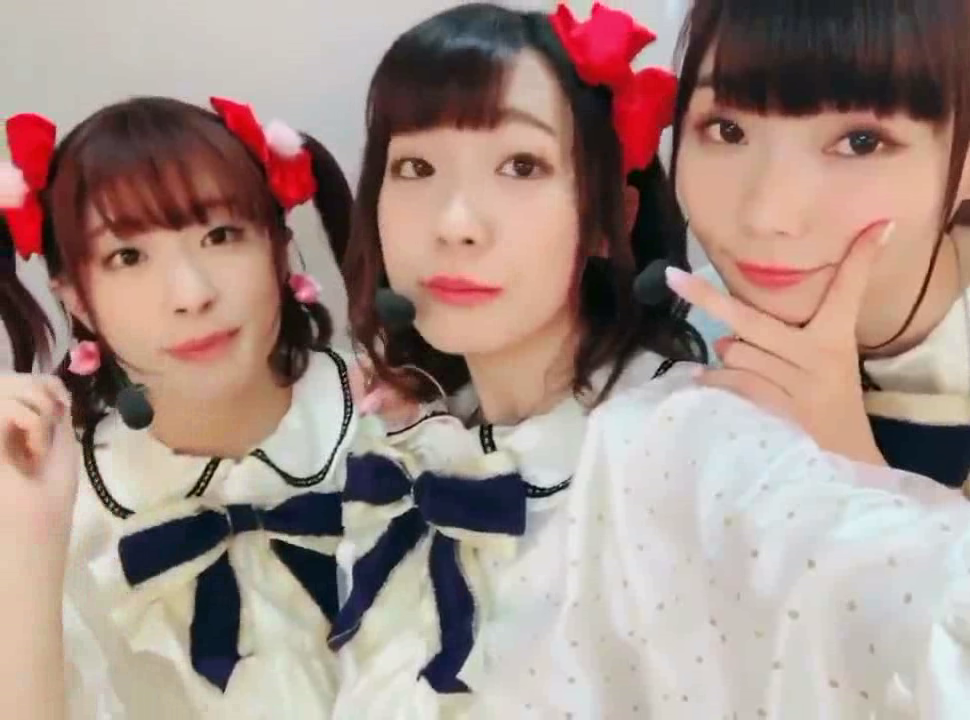
#> input picture frame 42 of Face_Dectection_DeMO/video1.avi, 970 x 720 px
$ python FaceCaptureOnVideo.py
#> lines starting #> are read from the running program, lines starting #| are printed output that depends on the picture; after the words box and inside, x2 and y2 are one past the last pixel; in counts of white or black regions, pixels touching at a corner belong together
#导入库
import cv2

#加载人脸模型
face = cv2.CascadeClassifier('haarcascade_frontalface_alt.xml')

#打开摄像头
capture = cv2.VideoCapture("video1.avi")

#获取摄像头实时画面
while True:
    #读取帧
    ret,frame = capture.read()
#> frame is the input picture: shape (720, 970, 3); mean B, G, R 132.9, 140.8, 163.2
    #调整灰度
    gray = cv2.cvtColor(frame,cv2.COLOR_RGB2GRAY)
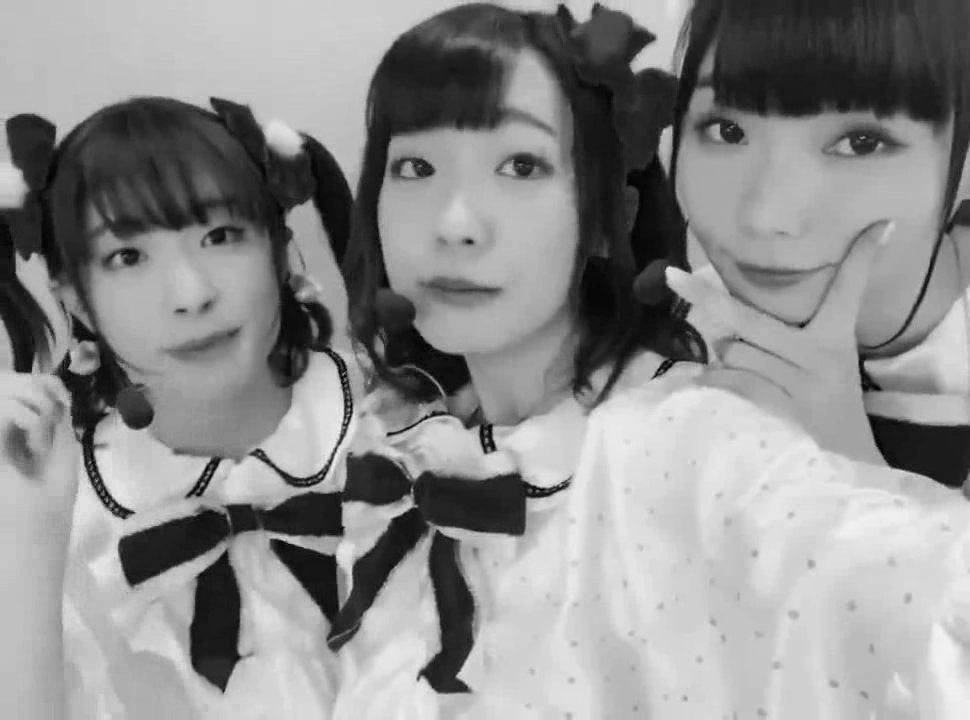
#> gray: shape (720, 970); min 0, max 243, mean 141
    #检查人脸
    faces = face.detectMultiScale(gray)
#> faces = [[66, 151, 243, 243], [341, 83, 255, 255]]
    #标记人脸
    for (x, y, w, h) in faces:
        cv2.rectangle(frame,(x,y),(x+w,y+h),(0,255,0),2)
#> this loop made 2 passes
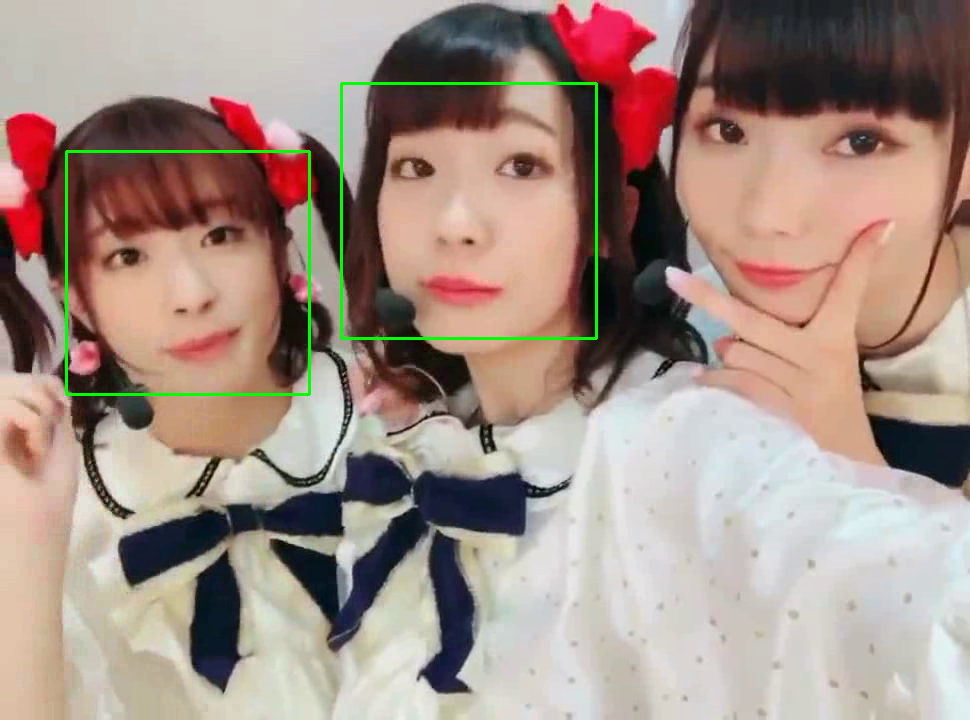
#> frame: shape (720, 970, 3); 0.85% of pixels changed, all inside (x1, y1, x2, y2) = (65, 82, 598, 396)
    #显示图片
    cv2.imshow('video (press Q to exit)',frame)
    #暂停窗口
    if cv2.waitKey(1) & 0xFF == ord('Q'):
#> (key Q is pressed here)
        break
#释放资源
capture.release()
#关闭窗口
cv2.destroyAllWindows()

$ run again, starting later in the video
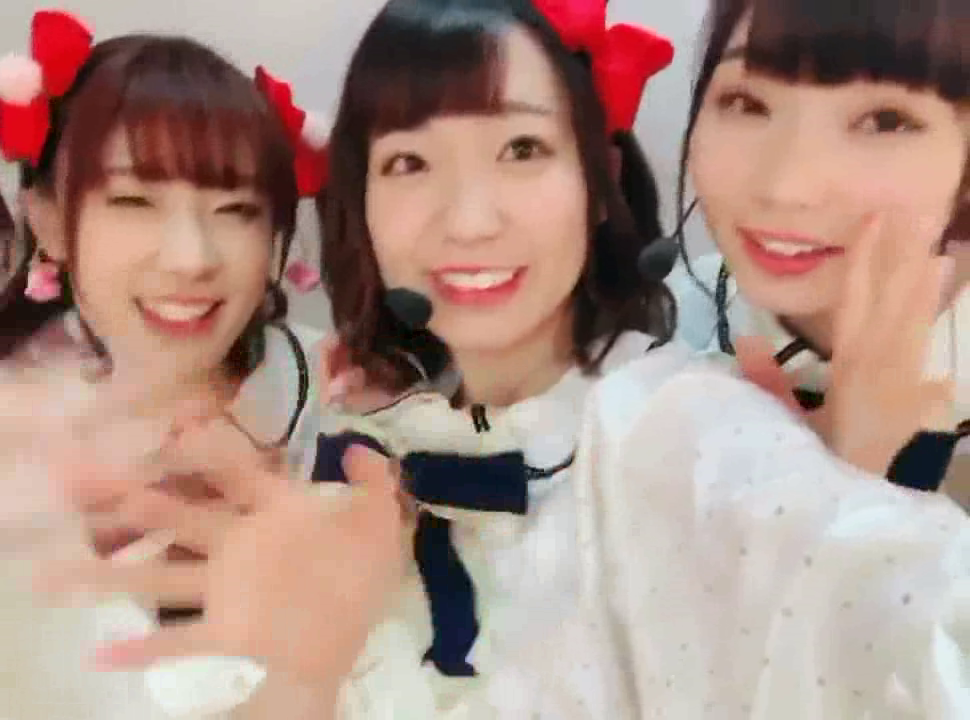
#> input picture frame 189 of Face_Dectection_DeMO/video1.avi, 970 x 720 px
#> frame is the input picture: shape (720, 970, 3); mean B, G, R 131.6, 142.1, 171.9
#> `gray = cv2.cvtColor(frame,cv2.COLOR_RGB2GRAY)`:
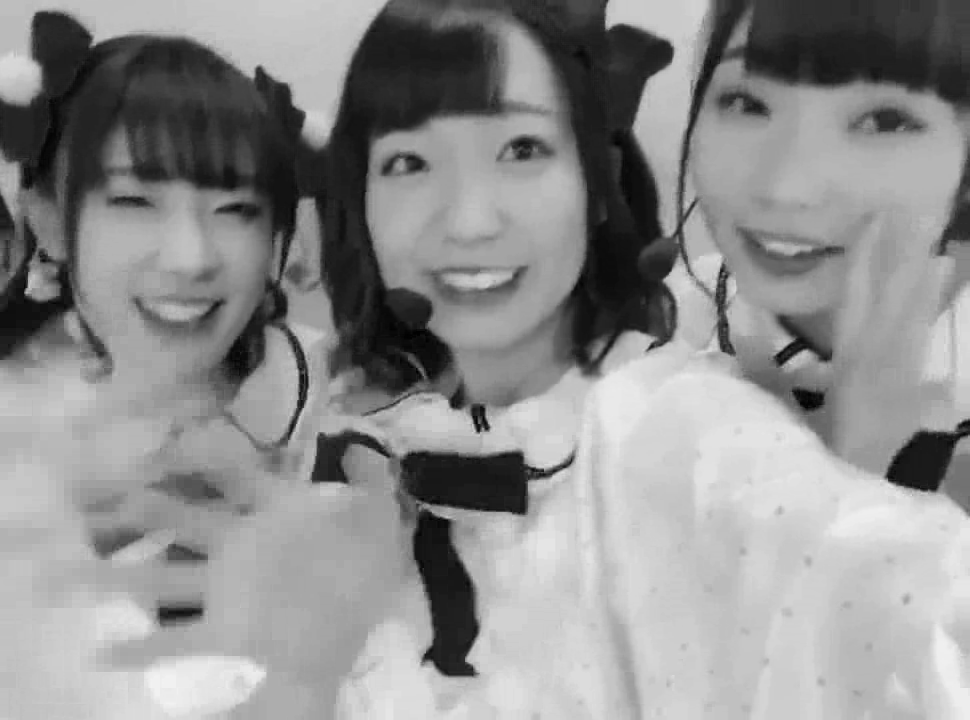
#> gray: shape (720, 970); min 0, max 242, mean 142.3
#> faces = [[333, 62, 275, 275], [51, 107, 264, 264]]
#> the loop `for (x, y, w, h) in faces:` made 2 passes
#> after the loop `for (x, y, w, h) in faces:`:
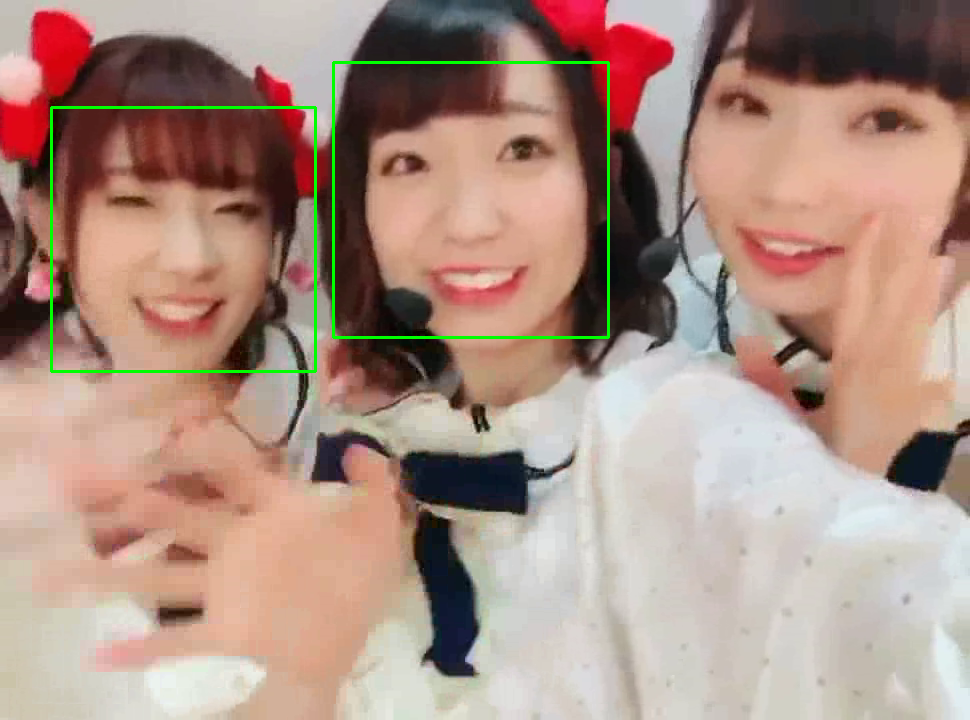
#> frame: shape (720, 970, 3); 0.92% of pixels changed, all inside (x1, y1, x2, y2) = (50, 61, 610, 373)

$ run again, starting later in the video
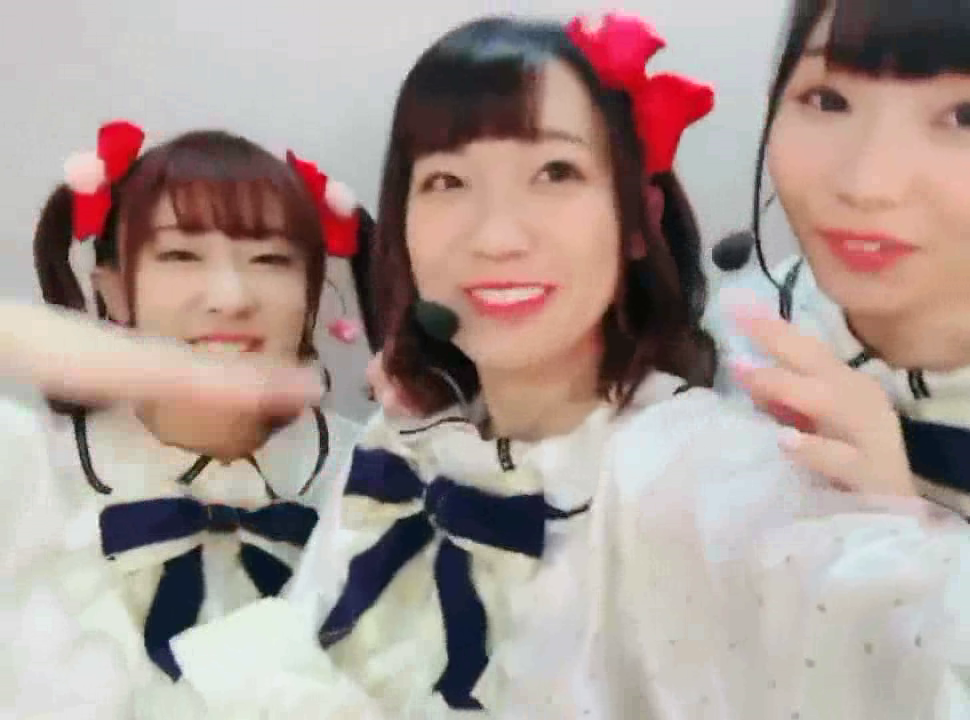
#> input picture frame 336 of Face_Dectection_DeMO/video1.avi, 970 x 720 px
#> frame is the input picture: shape (720, 970, 3); mean B, G, R 147, 152.7, 170.1
#> `gray = cv2.cvtColor(frame,cv2.COLOR_RGB2GRAY)`:
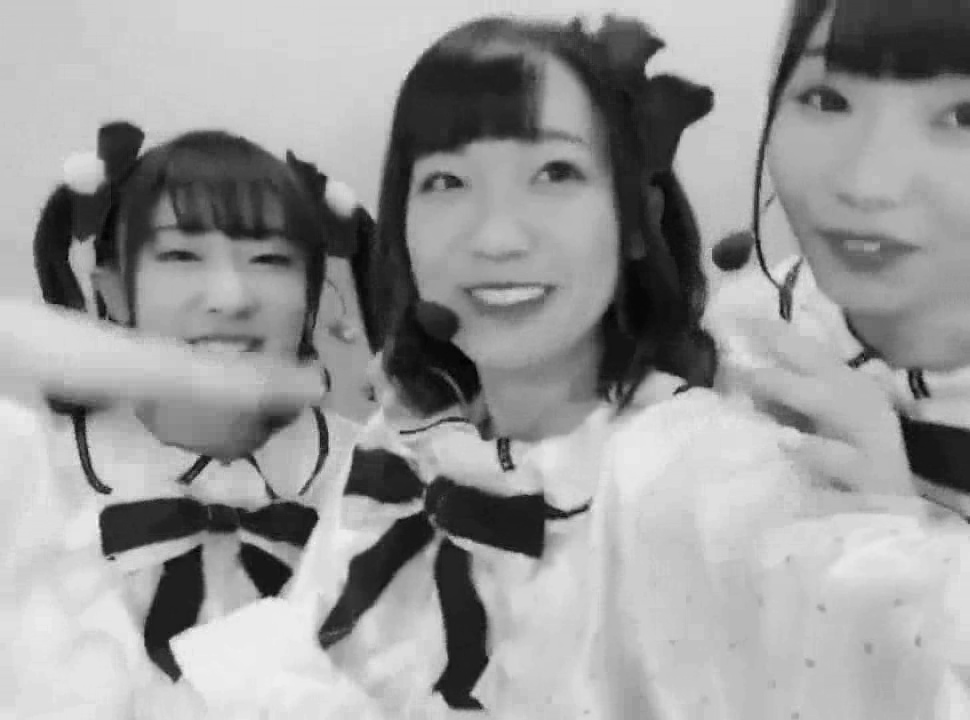
#> gray: shape (720, 970); min 1, max 249, mean 153
#> faces = [[125, 180, 206, 206], [371, 89, 263, 263]]
#> the loop `for (x, y, w, h) in faces:` made 2 passes
#> after the loop `for (x, y, w, h) in faces:`:
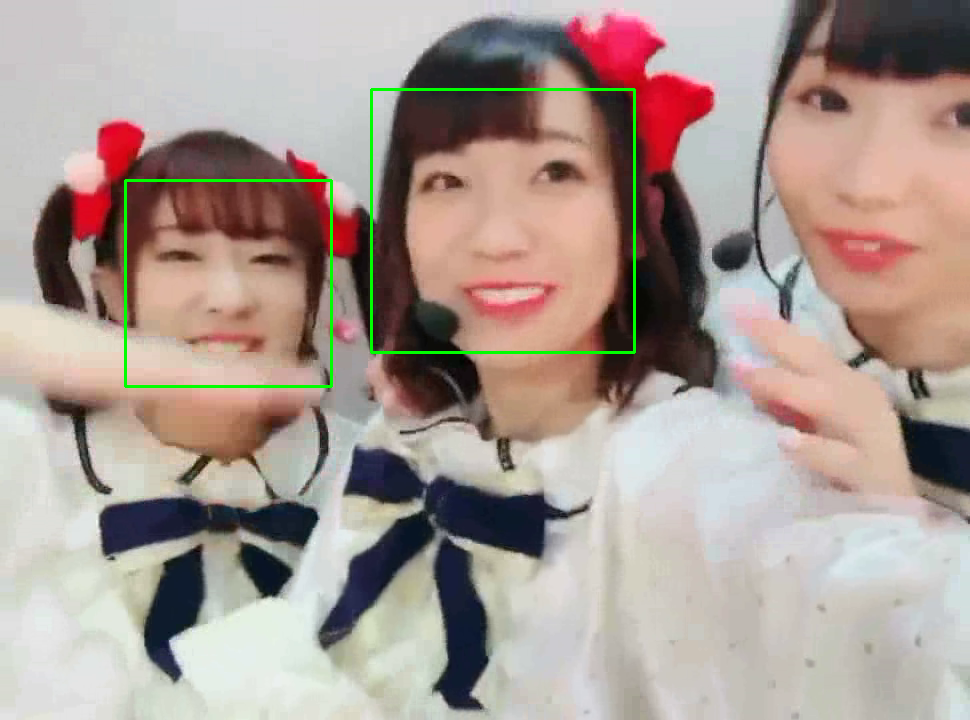
#> frame: shape (720, 970, 3); 0.8% of pixels changed, all inside (x1, y1, x2, y2) = (124, 88, 636, 388)
